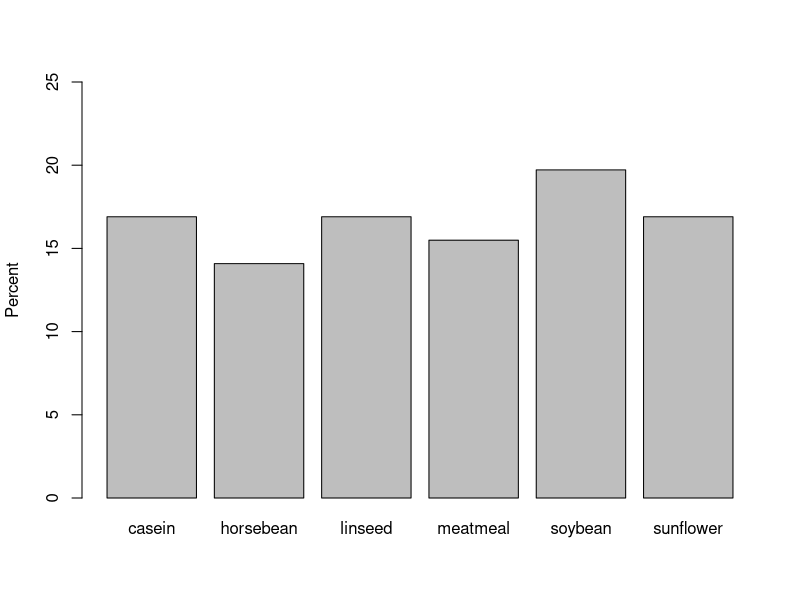
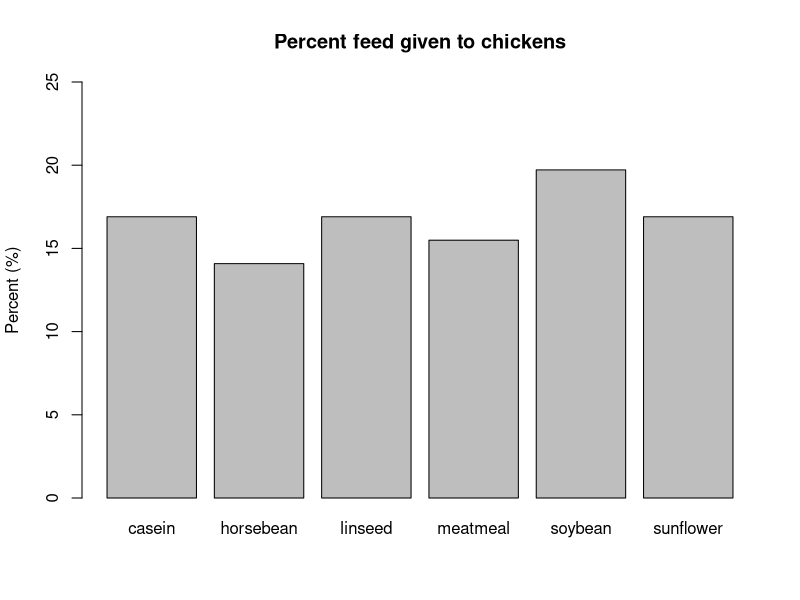
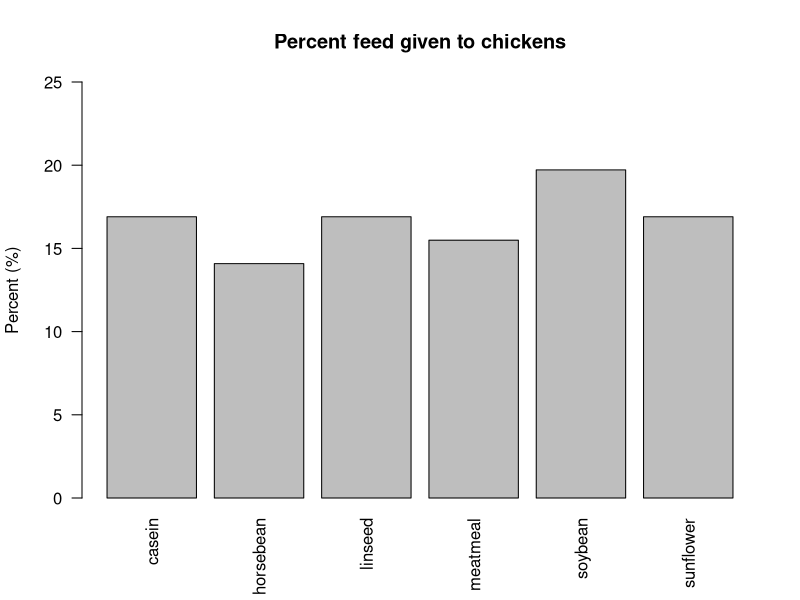
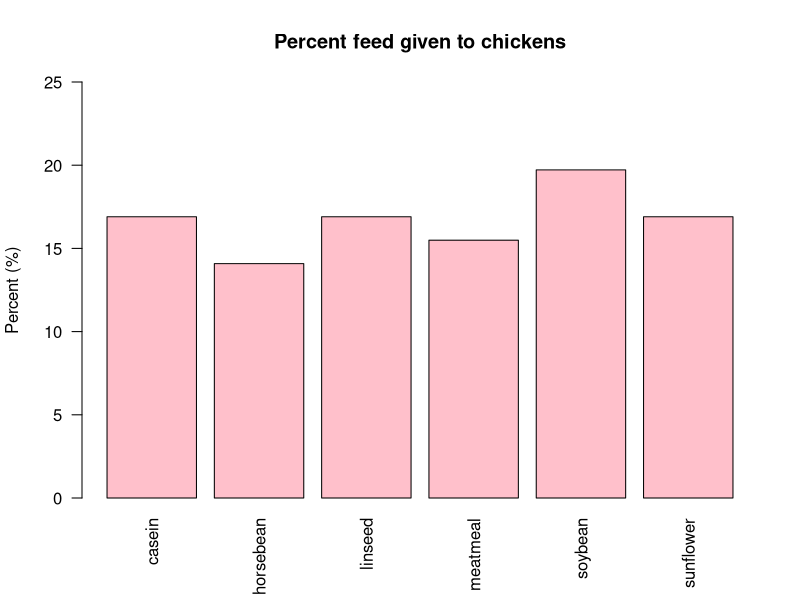
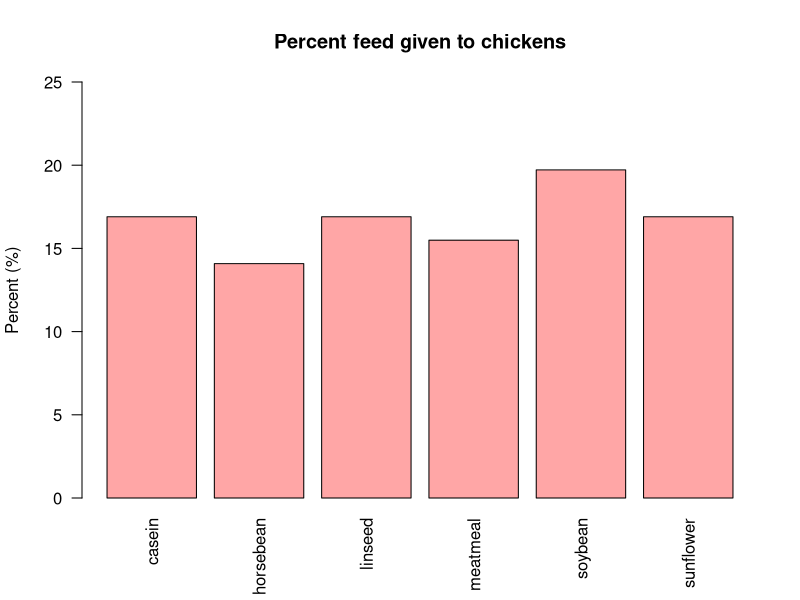
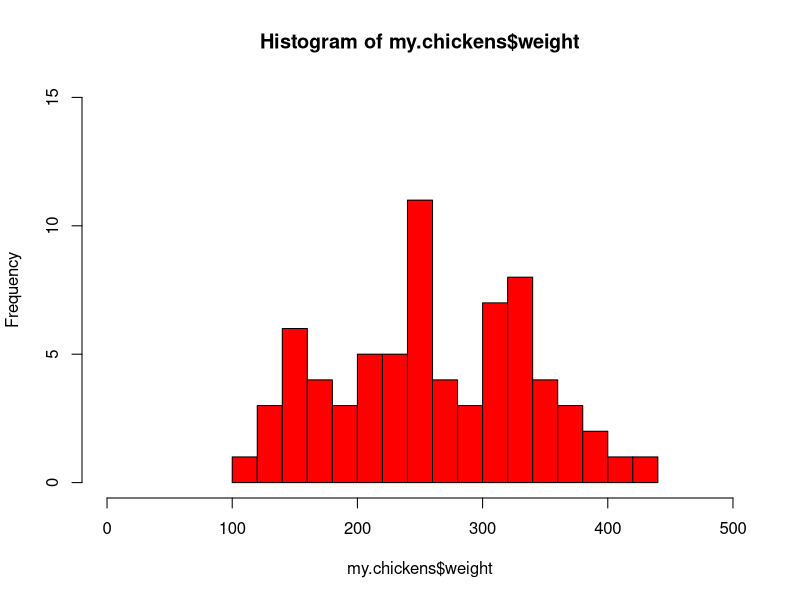
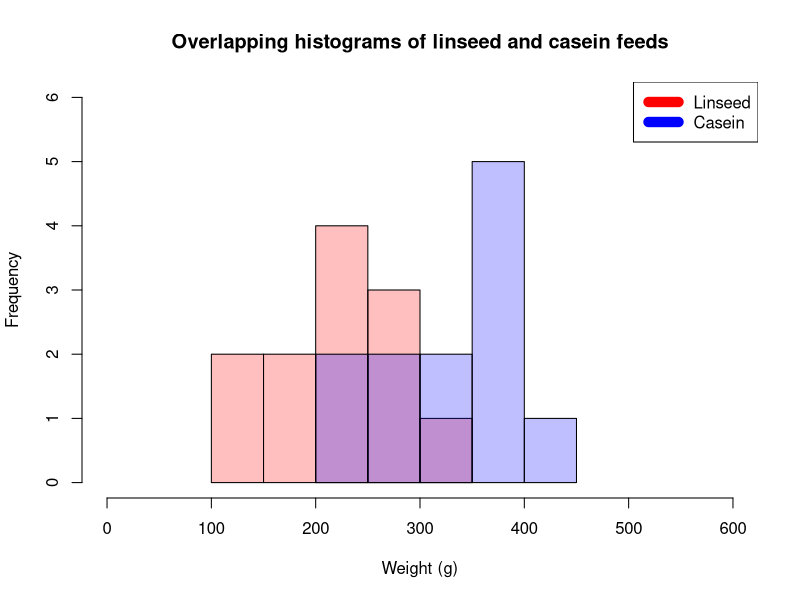
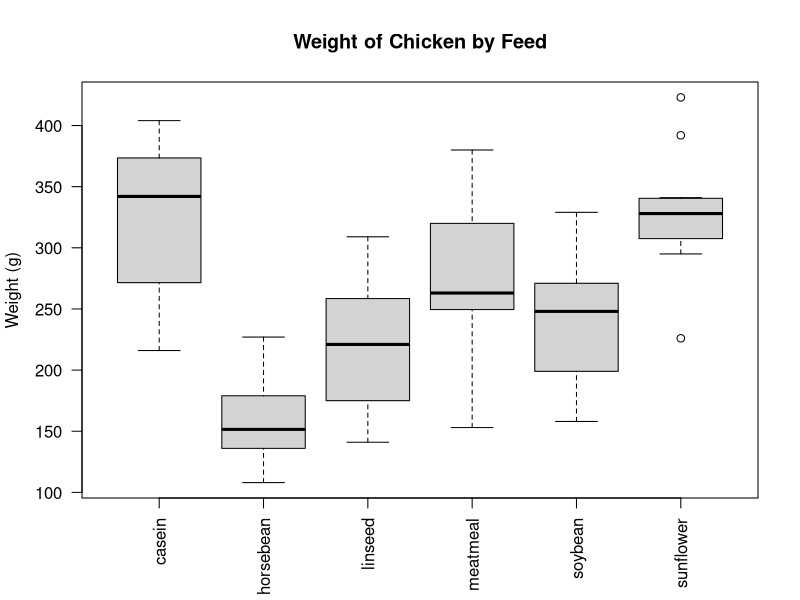

The R script that drew these images, in order:
# In this section the goal will be visualizing data in order to have a better understanding of the variable
# distributions and the relationships between them.


#Loading the dataset

# We will be using a sample data set which is provided in the 'datasets' package. The dataset shows the weight of
# a sample of chickens reared on different types of feed.

# First we will use the data() function to create a temporary variable which holds our data and then save it to
# my.chickens so we can have an easier time retrieving this data later on

library(datasets)
data("chickwts")
my.chickens <- chickwts

# In order to visualize how many chickens are in each feed group, we should get the percentage of the total for
# each feed category. We will do this with the help of the table() function.

table(my.chickens$feed)
n <- nrow(my.chickens)
percent_feed <- table(my.chickens$feed)/n*100


# The best way to visualize these percentages would be using the barplot() function

barplot(percent_feed, ylim=c(0,25), ylab = 'Percent')

# Lets try to make it a little more informative by adding titles to our axes using the ylab and main arguments 
# from the barplot() function

barplot(percent_feed, ylim=c(0,25), ylab = 'Percent (%)', main = 'Percent feed given to chickens')

# Notice that not all bars have a x axis label, this is because R is printing the names horizontally there is no 
# space to print all 6 of our groups. One way to get around this is by printing them vertically which we can do
# using the las argument. By default las=1, we will try with las=2

barplot(percent_feed, ylim=c(0,25), ylab = 'Percent (%)', main = 'Percent feed given to chickens', las = 2)

# Finally we can lven up the plot by changing the colors using the col argument

barplot(percent_feed, ylim=c(0,25), ylab = 'Percent (%)', main = 'Percent feed given to chickens', las = 2, col = 'pink')

# If you want to be a little more specific with your colors, you can use the rgb() (red,green,blue) function as such

barplot(percent_feed, ylim=c(0,25), ylab = 'Percent (%)', main = 'Percent feed given to chickens', las = 2, col = rgb(1,0,0,0.35)) # the fourth number in the rgb() function indicates transparency, very useful for certain situations

# Next, we can use the hist() function to create a histogram in order to get a sense of the distribution of our weights

# The breaks argument sets our desired binsize while xlim and ylim sets the range of our axes

hist(my.chickens$weight, breaks= 20, col = 'red', xlim = c(0,500), ylim=c(0,15))

# We can also put two histograms in one plot by using the add = TRUE argument and subsetting our table. 
# Remember to set the axis range accordingly and to use the transparency option in the rgb() function.
# Make sure to adjust the titles and figure legend (the legend() function) so people know what they are looking at

linseed <- subset(my.chickens, my.chickens$feed == 'linseed')
casein <- subset(my.chickens, my.chickens$feed == 'casein')

hist(linseed$weight, col = rgb(1,0,0,0.25), xlim = c(0,600), ylim = c(0,6), main = 'Overlapping histograms of linseed and casein feeds', xlab = 'Weight (g)', )
hist(casein$weight, col = rgb(0,0,1,0.25),add = T)
legend("topright", c('Linseed','Casein'), col = c("red", "blue"), lwd = 10)

# We can use the boxplot function to show which type of feed made the bigger chickens on average
# Remember to adjust the axes titles as before
boxplot(weight ~ feed, data = my.chickens, las = 2, main = 'Weight of Chicken by Feed', xlab = '', ylab = 'Weight (g)')

# We could color each of the groups the same color by just assigning col to a specific color, but we want each of
# the groups to have their own. One way to do this would be to set a color vector as such

boxplot.colors <- c('red','blue','hotpink','purple','cyan','yellow')
boxplot(weight ~ feed, data = my.chickens, las = 2, main = 'Weight of Chicken by Feed', xlab = '', ylab = 'Weight (g)', col = boxplot.colors)

# To save our made plots, I use the pdf() function. First you tell R using the pdf() that you want to create a
# new pdf file, the file argument is used to name your pdf.

pdf(file = 'figures/my.best.plots.pdf', useDingbats = F) # Always tell it to not use DingBats as it may mess up some of
                                                 # your plots when you open them in pdf

# Then you create any plot as you did before. If you make multiple before closing the pdf, the pdf file will
# have multiple pages. 

boxplot.colors <- c('red','blue','hotpink','purple','cyan','yellow')

barplot(percent_feed, ylim=c(0,25), ylab = 'Percent (%)', main = 'Percent feed given to chickens', las = 2, col = boxplot.colors)

hist(my.chickens$weight, breaks= 20, col = 'red', xlim = c(0,500), ylim=c(0,15))

boxplot(weight ~ feed, data = my.chickens, las = 2, main = 'Weight of Chicken by Feed', xlab = '', ylab = 'Weight (g)', col = boxplot.colors)

2+2 # Anything that doesn't create new plots wont affect your pdf such as this line here

# Lastly, we need to tell R that we are done editing this pdf and we want it to save what we plotted there so far
# To do this, we just need to run the following line
dev.off()


